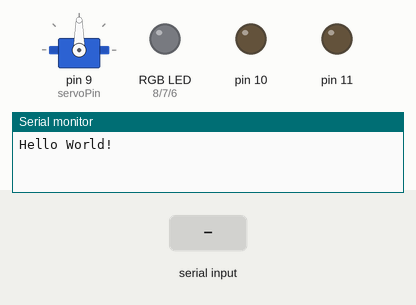
Recording of a sketch running on a simulated Arduino Uno, built with avr-gcc and run on an emulated ATmega328P. On the bench: servo, an RGB LED mixed from three pins (HIGH = lit), output pins drawn as LEDs (lit = HIGH), the last lines printed to the serial monitor. The inputs (shaded band) are chosen by the test bench.

Above: at 1.2 s.
1.3 s: "90,45\n" received over the second serial link
At 2.3 s:
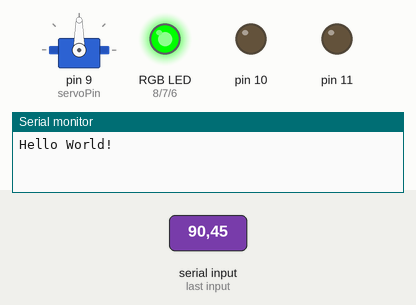
2.8 s: "22\n" received over Serial
At 3.5 s:
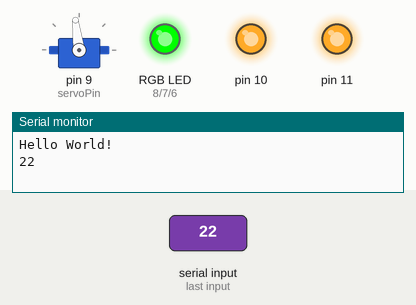
4.3 s: "12\n" received over Serial
At 4.7 s:
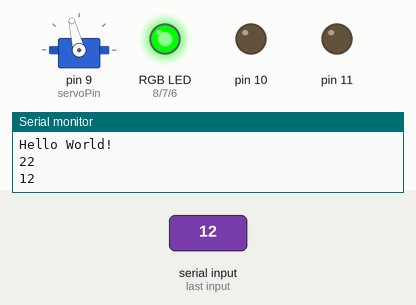
5.8 s: "23\n" received over Serial
At 7.0 s:
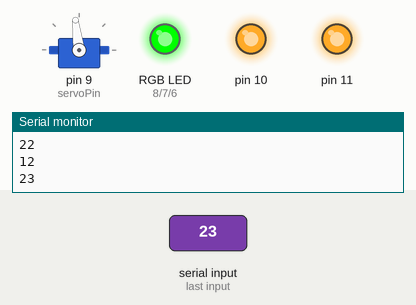
7.3 s: "32\n" received over Serial
At 8.1 s:
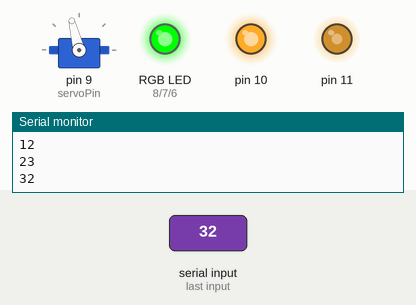
8.8 s: "22\n" received over Serial
At 9.3 s:
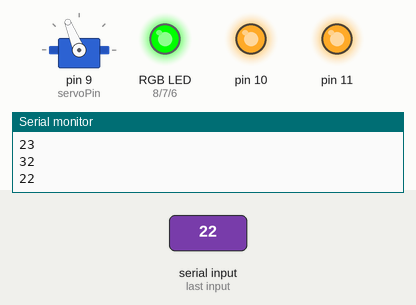
Timing chart, 0 to 11.3 s (numbered marks = the images above; inputs shaded):
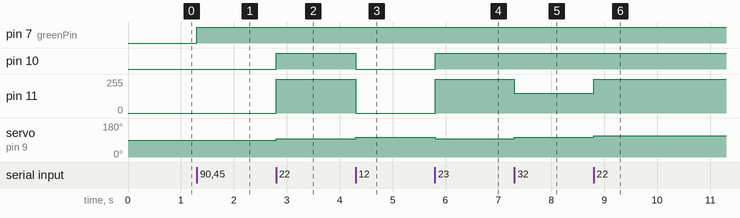

The sketch:

sketch_aug28a.ino
```cpp
#include <SoftwareSerial.h>
#include <Servo.h>

SoftwareSerial mySerial(0, 1); //블루투스의 Tx, Rx핀을 2번 3번핀으로 설정
Servo servo;

int vibr_Pin = 5; // 진동센서 5번 핀
int servoPin = 9; // 서보모터 9번 핀
int angle = 90; // 서보 기본 각도 90
int M=1;
int redPin = 8; // Red핀
int greenPin = 7; // Green핀
int bluePin = 6; // Blue핀
int data;

void setup() {
  // 시리얼 통신의 속도를 9600으로 설정
  Serial.begin(9600);
  pinMode(vibr_Pin, INPUT); // 진동센서 출력
  pinMode(redPin, OUTPUT); // Red핀 출력
  pinMode(greenPin, OUTPUT); // Green핀 출력
  pinMode(bluePin, OUTPUT);  // Blue핀 출력
  servo.attach(servoPin);
  while (!Serial) {
    ; //시리얼통신이 연결되지 않았다면 코드 실행을 멈추고 무한 반복
  }
  Serial.println("Hello World!");
  //블루투스와 아두이노의 통신속도를 9600으로 설정
  mySerial.begin(9600);
}
void motor(char M1,int M2,char M3,int M4){ // 모터
  digitalWrite(12, M1);
  analogWrite(10, M2);
  digitalWrite(13, M3);
  analogWrite(11, M4);
}

void setColor(int red, int green, int blue) // RGB 컬러
{
  analogWrite(redPin, red);
  analogWrite(greenPin, green);
  analogWrite(bluePin, blue);
}

void loop() { //코드를 무한반복합니다.
  if (mySerial.available()) { //블루투스에서 넘어온 데이터가 있다면
  char ch =Serial.read();
    if(isDigit(ch))
    {
      data = (data * 10) + (ch - 48);
    }
    else if (ch =='\n')
    {
        Serial.println(data);
        delay(100);
        data = 0;
    }
  setColor(0, 255, 0);


  if(data>10 && 20>data){    // 10번대
  motor(HIGH,0,LOW,0);
  if(data==12){angle++;}
  if(data==13){angle--;}
  }
  else if(data>20 && 30>data){    // 20번대
  motor(HIGH,255,LOW,255);
  if(data==22){angle++;}
  if(data==23){angle--;}
  }
  else if(data>30 && 40>data){    // 30번대
  motor(HIGH,255,LOW,150);
  if(data==32){angle++;}
  if(data==33){angle--;}
  }
  else if(data>40 && 50>data){    // 40번대
  motor(HIGH,255,LOW,150);
  if(data==42){angle++;}
  if(data==43){angle--;}
  }
  else if(data>50 && 60>data){    // 50번대
  motor(HIGH,255,LOW,0);
  if(data==52){angle++;}
  if(data==53){angle--;}
  }
  else if(data>60 && 70>data){    // 60번대
  motor(HIGH,0,LOW,150);
  if(data==62){angle++;}
  if(data==63){angle--;}
  }
  else if(data>70 && 80>data){    // 70번대
  motor(LOW,255,HIGH,100);
  if(data==72){angle++;}
  if(data==73){angle--;}
  }
  else if(data>80 && 90>data){    // 80번대
  motor(LOW,150,HIGH,150);
  if(data==82){angle++;}
  if(data==83){angle--;}
  }
  else if(data>90 && 100>data){    // 90번대
  motor(LOW,255,HIGH,150);
  if(data==92){angle++;}
  if(data==93){angle--;}
  }

  servo.write(angle);
  }
}
```

Measured:
- after the input at 1.3 s, pin 7 (greenPin): LOW → HIGH at once
- after the input at 2.8 s, pin 10: LOW → HIGH at once; pin 11: 0/255 → 255/255 at once; servo on pin 9 (servoPin): 90° → 97° at once
- after the input at 4.3 s, pin 10: HIGH → LOW at once; pin 11: 255/255 → 0/255 at once; servo on pin 9 (servoPin): 97° → 104° at once
- after the input at 5.8 s, pin 10: LOW → HIGH at once; pin 11: 0/255 → 255/255 at once; servo on pin 9 (servoPin): 104° → 97° at once
- after the input at 7.3 s, pin 11: 255/255 → 150/255 at once; servo on pin 9 (servoPin): 97° → 104° at once
- after the input at 8.8 s, pin 11: 150/255 → 255/255 at once; servo on pin 9 (servoPin): 104° → 112° at once
